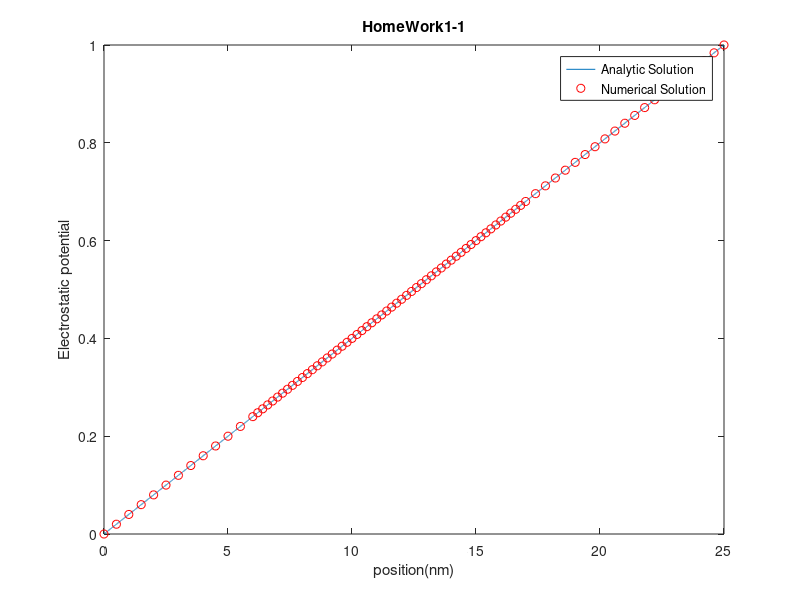

The MATLAB script that drew this image:
clear; close all; clc;

w1= 6; w2=11; w3=8; % width
Width=w1+w2+w3;

%단순히 mesh사이즈를 다르게 (delta_x1=0.5, delta_x2=0.2, delta_x3=0.4)
dx1=0.5; dx2=0.2; dx3=0.4;
x1=0:dx1:w1;  x2=w1+dx2:dx2:w1+w2; x3=w1+w2+dx3:dx3:w1+w2+w3;
x=[x1 x2 x3];
N=length(x);
interface1=length(x1);
interface2=N-length(x3);

for i=1:length(x)-1
    dx(i,1)=0;
    dx(i,1)= x(1,i+1)-x(1,i);
end

A=zeros(N,N);
A(1,1)=1; A(N,N)=1;
for i=2:N-1
    v=[1/dx(i-1,1) -1/dx(i-1,1)-1/dx(i,1) 1/dx(i,1)];
    for j=1:3
        A(i,i+j-2)=v(1,j);
    end
end

b=[zeros(N-1,1); ones(1,1)];
phi=A\b;

%Analytic solution
x_anl=0:0.001:Width;
phi_analytic=x_anl/(Width);

%%% Graph %%%
figure('Name','HW1')
plot(x_anl ,phi_analytic, '-',x,phi, 'ro');
xlabel("position(nm)");
ylabel("Electrostatic potential");
legend('Analytic Solution','Numerical Solution')
title("HomeWork1-1");
